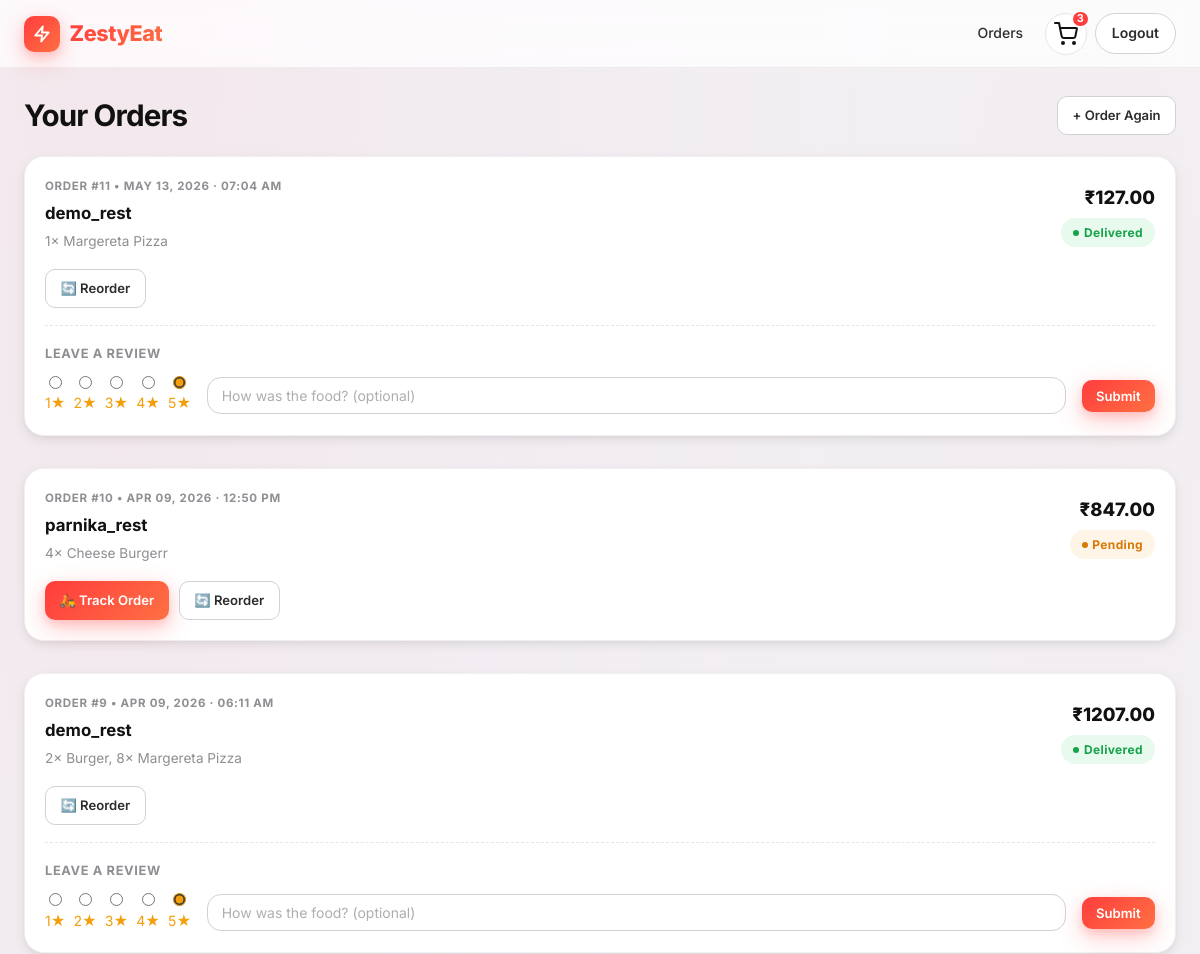
Page /orders (signed in, upper part) on the earlier database version.
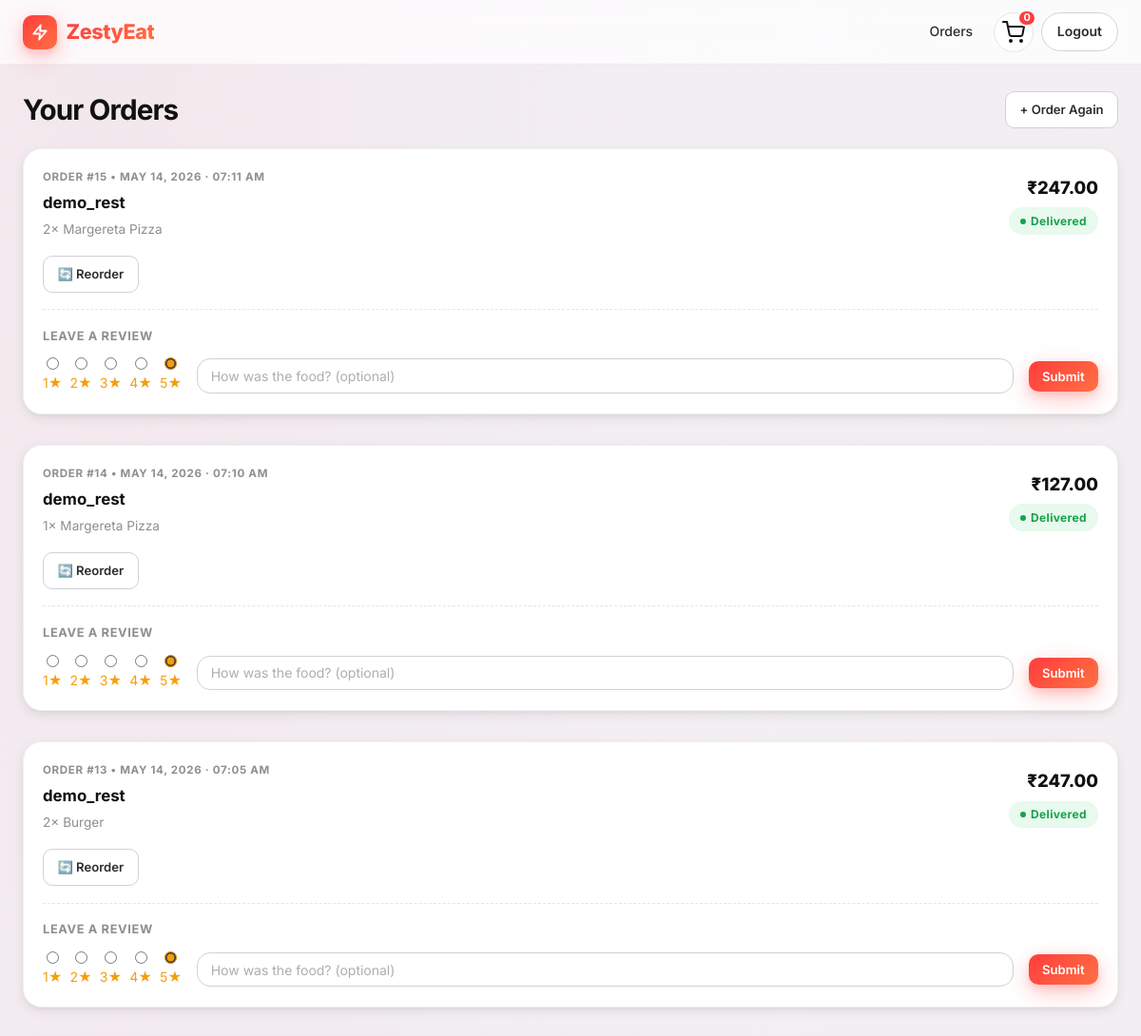
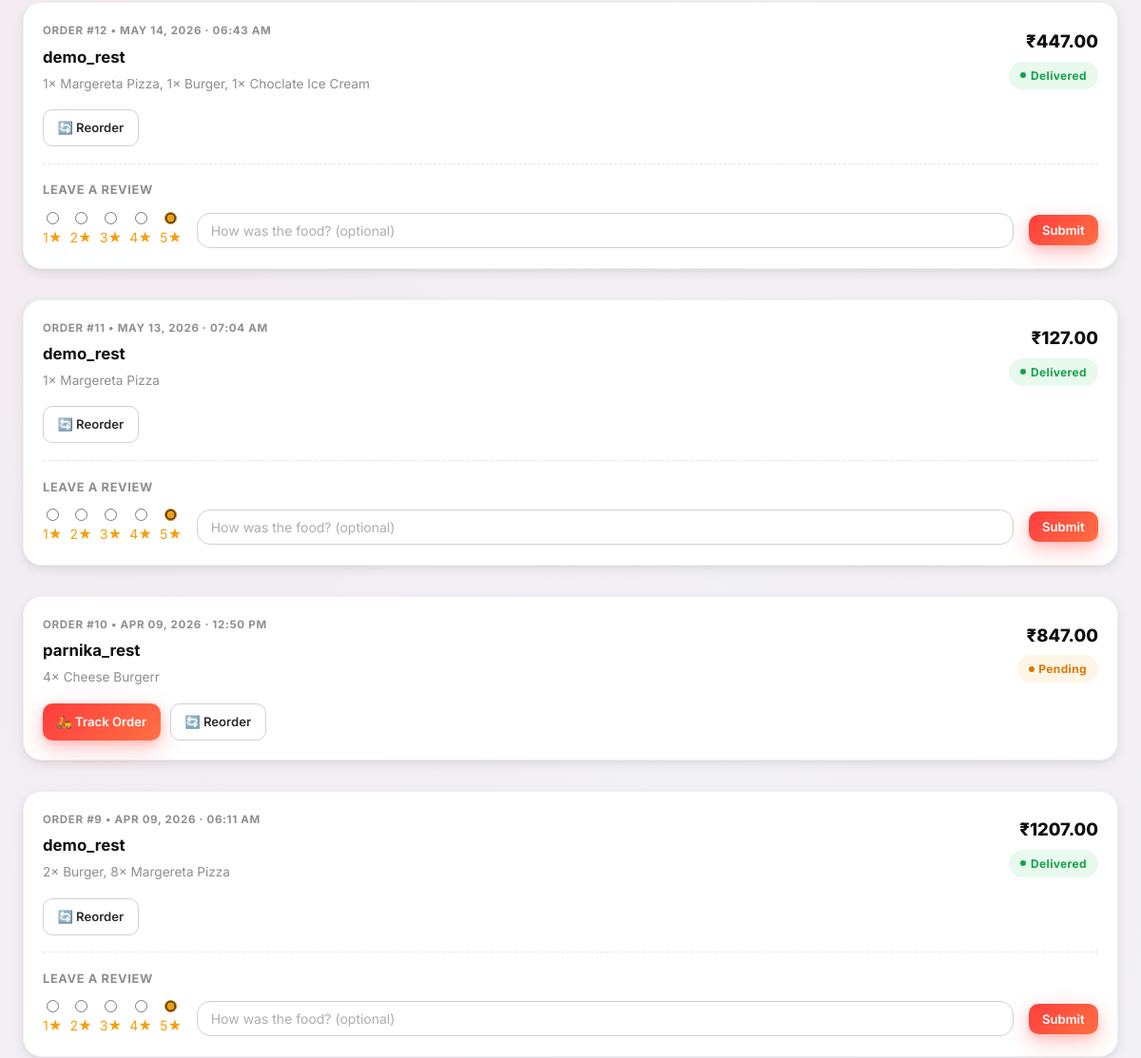
Same page on the later database version (2 pictures, top to bottom).
### models.py (models this page shows)
class Order(db.Model):
    id = db.Column(db.Integer, primary_key=True)
    user_id = db.Column(db.Integer, db.ForeignKey('user.id'), nullable=False)
    restaurant_id = db.Column(db.Integer, db.ForeignKey('user.id'), nullable=False)
    delivery_partner_id = db.Column(db.Integer, db.ForeignKey('user.id'), nullable=True)
    status = db.Column(db.String(50), nullable=False, default='Pending')
    total_amount = db.Column(db.Float, nullable=False)
    delivery_fee = db.Column(db.Float, nullable=False, default=5.0)
    platform_fee = db.Column(db.Float, nullable=False, default=2.0)
    delivery_address = db.Column(db.Text, nullable=False)
    contact_phone = db.Column(db.String(20), nullable=False)
    restaurant_instructions = db.Column(db.Text, nullable=True)
    delivery_instructions = db.Column(db.Text, nullable=True)
    created_at = db.Column(db.DateTime, nullable=False, default=datetime.utcnow)
    items = db.relationship('OrderItem', backref='order', lazy=True)

class User(db.Model, UserMixin):
    id = db.Column(db.Integer, primary_key=True)
    username = db.Column(db.String(150), nullable=False)
    email = db.Column(db.String(150), unique=True, nullable=False)
    password = db.Column(db.String(60), nullable=False)
    role = db.Column(db.String(20), nullable=False, default='user') # 'user', 'restaurant', 'delivery'
    phone = db.Column(db.String(20), nullable=True)
    address = db.Column(db.Text, nullable=True)
    menus = db.relationship('MenuItem', backref='restaurant', lazy=True, foreign_keys='MenuItem.restaurant_id')
    orders = db.relationship('Order', backref='customer', lazy=True, foreign_keys='Order.user_id')
    restaurant_orders = db.relationship('Order', backref='restaurant', lazy=True, foreign_keys='Order.restaurant_id')
    delivery_assignments = db.relationship('Order', backref='delivery_partner', lazy=True, foreign_keys='Order.delivery_partner_id')
    cart_items = db.relationship('CartItem', backref='user', lazy=True)

class OrderItem(db.Model):
    id = db.Column(db.Integer, primary_key=True)
    order_id = db.Column(db.Integer, db.ForeignKey('order.id'), nullable=False)
    menu_item_id = db.Column(db.Integer, db.ForeignKey('menu_item.id'), nullable=False)
    quantity = db.Column(db.Integer, nullable=False)
    price_at_time = db.Column(db.Float, nullable=False)
    menu_item = db.relationship('MenuItem')

class MenuItem(db.Model):
    id = db.Column(db.Integer, primary_key=True)
    name = db.Column(db.String(100), nullable=False)
    description = db.Column(db.Text, nullable=True)
    price = db.Column(db.Float, nullable=False)
    category = db.Column(db.String(50), nullable=False)
    image_url = db.Column(db.String(200), nullable=True, default='default_food.jpg')
    restaurant_id = db.Column(db.Integer, db.ForeignKey('user.id'), nullable=False)
    is_active = db.Column(db.Boolean, default=True)

### routes/user_routes.py (the view)
@user_bp.route('/orders')
@login_required
def order_history():
    orders = Order.query.filter_by(user_id=current_user.id).order_by(Order.created_at.desc()).all()
    return render_template('user/order_history.html', orders=orders)

### routes/user_routes.py (called while the page is built)
@user_bp.before_request
def check_role():
    if current_user.is_authenticated and current_user.role != 'user':
        flash('Redirecting to your portal.', 'info')
        return redirect(url_for(f'{current_user.role}.dashboard'))

### templates/user/order_history.html (shortened to what this page needs)
{% extends 'base_user.html' %}
{% block content %}
<div class="section-header fade-up">
    <h1 class="section-title">Your Orders</h1>
    <a href="{{ url_for('user.home') }}" class="btn btn-outline btn-sm" id="orderMoreBtn">+ Order Again</a>
</div>
{% if orders %}
<div style="display:flex;flex-direction:column;gap:1rem;" class="fade-up-1">
    {% for order in orders %}
    <div class="panel order-card" id="orderCard-{{ order.id }}">
        <div class="flex-between" style="margin-bottom:1rem;">
            <div>
                <div style="font-size:.72rem;font-weight:700;text-transform:uppercase;letter-spacing:.06em;color:var(--ink-400);margin-bottom:.3rem;">
                    Order #{{ order.id }} &bull; {{ order.created_at.strftime('%b %d, %Y · %I:%M %p') }}
                </div>
                <h3 style="margin:0;font-size:1.05rem;font-weight:700;">{{ order.restaurant.username }}</h3>
                <p class="meta" style="margin:.25rem 0 0;">
                    {% for item in order.items %}
                    {{ item.quantity }}× {{ item.menu_item.name }}{% if not loop.last %}, {% endif %}
                    {% endfor %}
                </p>
            </div>
            <div style="text-align:right;flex-shrink:0;">
                <div style="font-size:1.15rem;font-weight:800;color:var(--ink-900);margin-bottom:.35rem;">₹{{ '%.2f' % order.total_amount }}</div>
                {% if order.status == 'Delivered' %}
                <span class="status-pill status-success">{{ order.status }}</span>
                {% elif order.status == 'Rejected' %}
                <span class="status-pill status-danger">{{ order.status }}</span>
                {% elif order.status in ['Pending', 'Accepted', 'Preparing', 'Ready'] %}
                <span class="status-pill status-pending">{{ order.status }}</span>
                {% elif order.status == 'Out for Delivery' %}
                <span class="status-pill status-info">{{ order.status }}</span>
                {% else %}
                <span class="status-pill status-pending">{{ order.status }}</span>
                {% endif %}
            </div>
        </div>
        <div class="flex-between" style="flex-wrap:wrap;gap:.65rem;">
            <div style="display:flex;gap:.65rem;flex-wrap:wrap;">
                {% if order.status not in ['Delivered', 'Rejected'] %}
                <a href="{{ url_for('user.order_tracking', order_id=order.id) }}" class="btn btn-primary btn-sm" id="trackOrder-{{ order.id }}">
                    🛵 Track Order
                </a>
                {% endif %}
                <a href="{{ url_for('user.restaurant_detail', restaurant_id=order.restaurant_id) }}" class="btn btn-outline btn-sm" id="reorderBtn-{{ order.id }}">
                    🔄 Reorder
                </a>
            </div>
        </div>
        {% if order.status == 'Delivered' %}
        <div style="margin-top:1.1rem;padding-top:1.1rem;border-top:1px dashed var(--ink-100);">
            {% if order.review %}
            <div style="display:flex;justify-content:space-between;align-items:flex-start;flex-wrap:wrap;gap:.75rem;">
                <div>
                    <div style="font-size:.8rem;font-weight:700;text-transform:uppercase;letter-spacing:.05em;color:var(--ink-400);margin-bottom:.4rem;">Your Review</div>
                    <div style="color:var(--color-warning);font-size:1.1rem;margin-bottom:.3rem;">
                        {% for i in range(order.review[0].rating) %}★{% endfor %}{% for i in range(5 - order.review[0].rating) %}☆{% endfor %}
                    </div>
                    {% if order.review[0].comment %}
                    <p style="margin:0;font-size:.88rem;color:var(--ink-500);font-style:italic;">"{{ order.review[0].comment }}"</p>
                    {% endif %}
                </div>
            </div>
            {% else %}
            <div>
                <div style="font-size:.8rem;font-weight:700;text-transform:uppercase;letter-spacing:.05em;color:var(--ink-400);margin-bottom:.75rem;">Leave a Review</div>
                <form action="{{ url_for('user.submit_review', order_id=order.id) }}" method="POST" id="reviewForm-{{ order.id }}">
                    <div style="display:flex;align-items:center;gap:1rem;flex-wrap:wrap;">
                        <div style="display:flex;gap:.5rem;align-items:center;">
                            {% for i in range(1, 6) %}
                            <label style="cursor:pointer;display:flex;flex-direction:column;align-items:center;gap:.2rem;">
                                <input type="radio" name="rating" value="{{ i }}" required {% if i == 5 %}checked{% endif %} style="accent-color:var(--color-warning);">
                                <span style="font-size:.88rem;color:var(--color-warning);">{{ i }}★</span>
                            </label>
                            {% endfor %}
                        </div>
                        <input type="text" name="comment" class="form-control" placeholder="How was the food? (optional)"
                            style="flex:1;min-width:180px;padding:.55rem .85rem;font-size:.875rem;">
                        <button type="submit" class="btn btn-primary btn-sm" id="submitReview-{{ order.id }}">Submit</button>
                    </div>
                </form>
            </div>
            {% endif %}
        </div>
        {% endif %}
    </div>
    {% endfor %}
</div>
{% endif %}
{% endblock %}

### templates/base_user.html (shortened to what this page needs)
<!DOCTYPE html>
<html lang="en">
<head>
    <link rel="stylesheet" href="{{ url_for('static', filename='css/style.css') }}">
</head>
<body>
    <nav class="topbar" id="topbar">
        <div class="topbar-inner">
            <a href="{{ url_for('user.home') }}" class="brand">
                <span class="brand-mark"><svg width="18" height="18" viewBox="0 0 24 24" fill="none" stroke="currentColor" stroke-width="2.5" stroke-linecap="round" stroke-linejoin="round"><polygon points="13 2 3 14 12 14 11 22 21 10 12 10 13 2"></polygon></svg></span>
                <span class="brand-text">ZestyEat</span>
            </a>
            <div class="nav-actions">
                {% if current_user.is_authenticated and current_user.role == 'user' %}
                    <a href="{{ url_for('user.order_history') }}" class="nav-link">Orders</a>
                    <a href="{{ url_for('user.cart') }}" class="icon-button" aria-label="Cart">
                        <svg width="24" height="24" fill="none" stroke="currentColor" stroke-width="2" stroke-linecap="round" stroke-linejoin="round"><circle cx="9" cy="21" r="1"></circle><circle cx="20" cy="21" r="1"></circle><path d="M1 1h4l2.68 13.39a2 2 0 0 0 2 1.61h9.72a2 2 0 0 0 2-1.61L23 6H6"></path></svg>
                        <span class="badge">{{ current_user.cart_items|length if current_user.cart_items else 0 }}</span>
                    </a>
                    <a href="{{ url_for('auth.logout') }}" class="nav-button secondary">Logout</a>
                {% else %}
                    <a href="{{ url_for('auth.login', role='user') }}" class="nav-link">Log In</a>
                    <a href="{{ url_for('auth.register', role='user') }}" class="nav-button primary">Sign Up</a>
                {% endif %}
            </div>
        </div>
    </nav>
    <main class="container page-shell">
        {% block content %}{% endblock %}
    </main>
</body>
</html>

Differences in the rows shown:
added Order: id "15", created_at "MAY 14, 2026 · 07:11 AM", restaurant.username "demo_rest", total_amount "247.00", status "Delivered", rating "☐ 1★" "☐ 2★" "☐ 3★" "☐ 4★" "☑ 5★", i "1" "2" "3" "4" "5"
added OrderItem: quantity "2", menu_item.name "Margereta Pizza", shown under "15"
added Order: id "14", created_at "MAY 14, 2026 · 07:10 AM", restaurant.username "demo_rest", total_amount "127.00", status "Delivered", rating "☐ 1★" "☐ 2★" "☐ 3★" "☐ 4★" "☑ 5★", i "1" "2" "3" "4" "5"
added OrderItem: quantity "1", menu_item.name "Margereta Pizza", shown under "14"
added Order: id "13", created_at "MAY 14, 2026 · 07:05 AM", restaurant.username "demo_rest", total_amount "247.00", status "Delivered", rating "☐ 1★" "☐ 2★" "☐ 3★" "☐ 4★" "☑ 5★", i "1" "2" "3" "4" "5"
added OrderItem: quantity "2", menu_item.name "Burger", shown under "13"
added Order: id "12", created_at "MAY 14, 2026 · 06:43 AM", restaurant.username "demo_rest", total_amount "447.00", status "Delivered", rating "☐ 1★" "☐ 2★" "☐ 3★" "☐ 4★" "☑ 5★", i "1" "2" "3" "4" "5"
added OrderItem: quantity "1", menu_item.name "Margereta Pizza", shown under "12"
added OrderItem: quantity "1", menu_item.name "Burger", shown under "12"
added OrderItem: quantity "1", menu_item.name "Choclate Ice Cream", shown under "12"
Other differences:
{{ current_user.cart_items|length if current_user.cart_items else 0 }}: "3" → "0"
